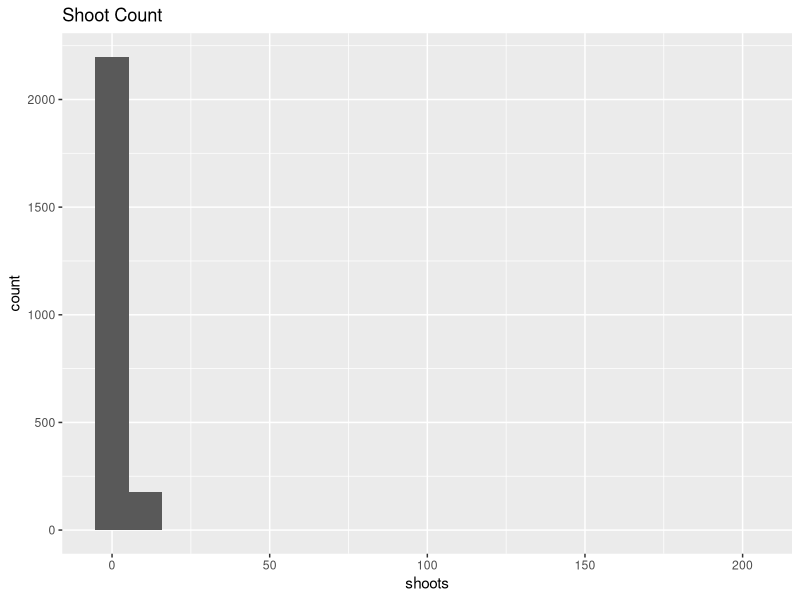
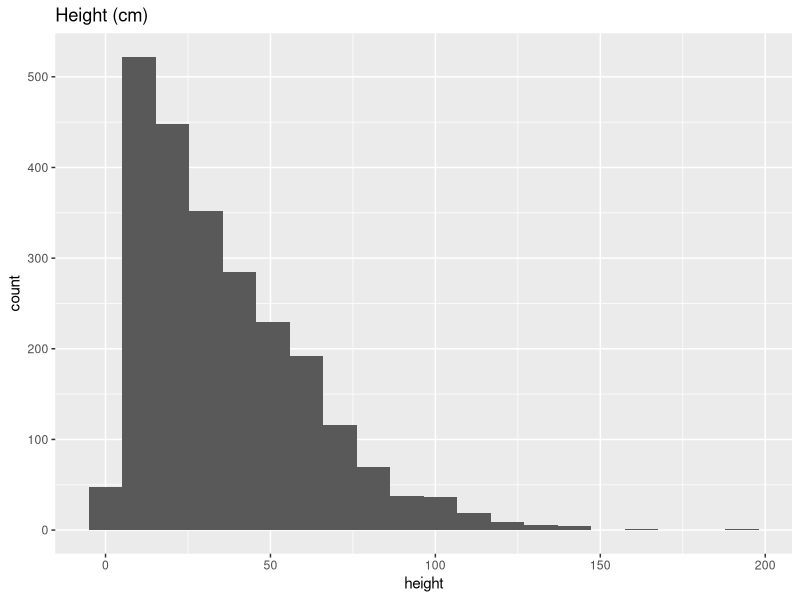
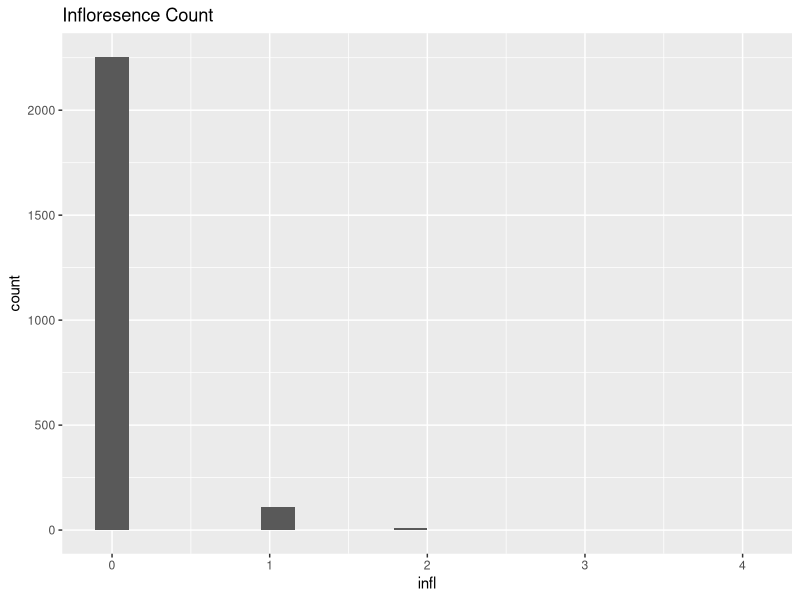

The R source for these figures, in order:
## ---- chunk 1
#| include: false
library(ggplot2)
library(readr)
library(tidyr)
library(dplyr)

heliconia <- read_csv("data/heliconia_sample.csv")

heliconia_tidy <- heliconia |> 
  select(-starts_with("notes_")) |> 
  pivot_longer(
    cols = c(-ranch, -plot, -tag_number, -row, -column),
    names_sep = "_",
    names_to = c("variable", "year")
  ) |> 
  pivot_wider(names_from = "variable", values_from = "value")
## ---- chunk 2
#| echo: false
#| fig-height: 3
ggplot(heliconia_tidy, aes(shoots)) +
  geom_histogram(bins = 20, na.rm = TRUE) +
  labs(title = "Shoot Count")

ggplot(heliconia_tidy, aes(height)) +
  geom_histogram(bins = 20, na.rm = TRUE) +
  labs(title = "Height (cm)")

ggplot(heliconia_tidy, aes(infl)) +
  geom_histogram(bins = 20, na.rm = TRUE) +
  labs(title = "Infloresence Count")
